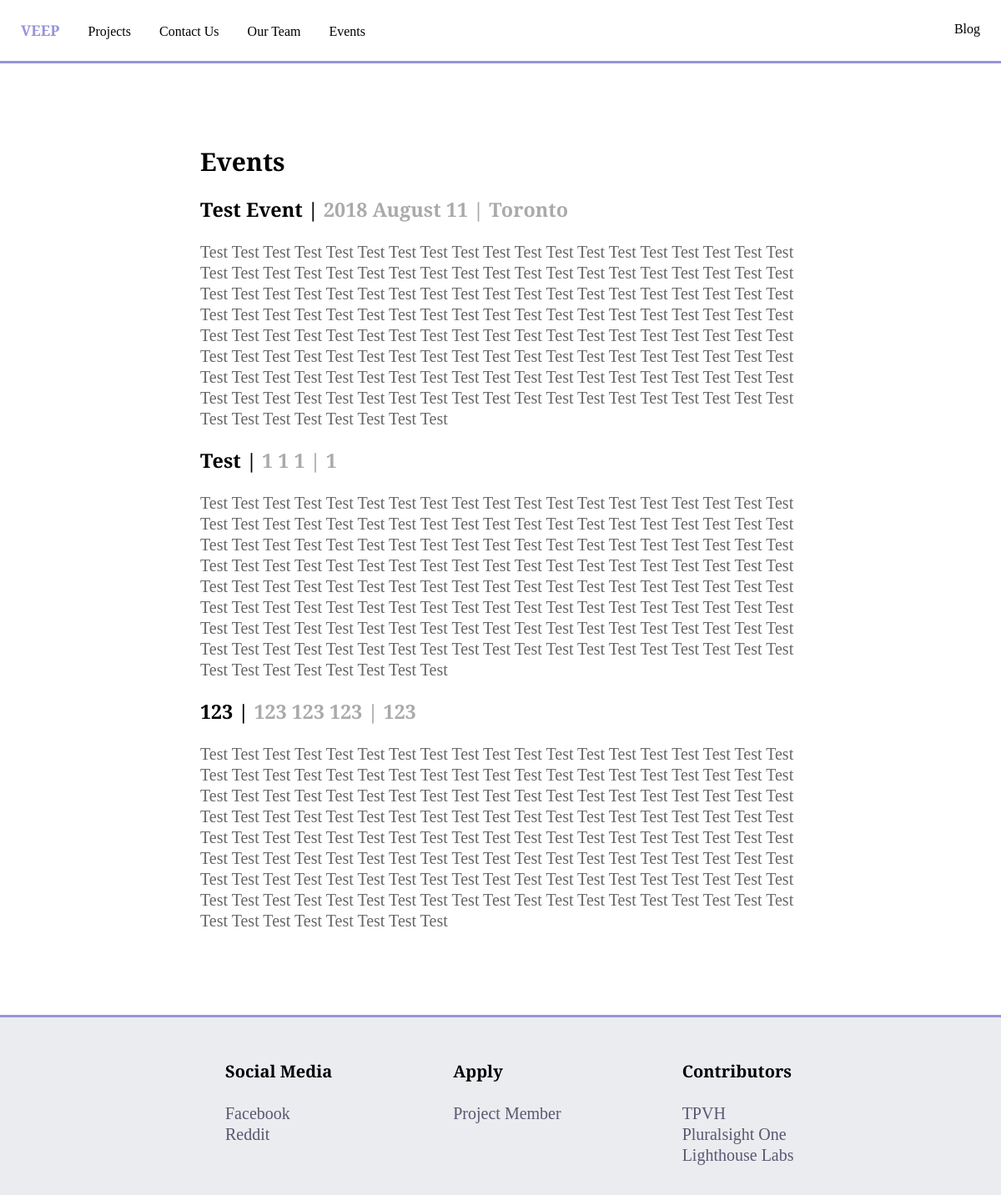
Before: /events with the older database file.
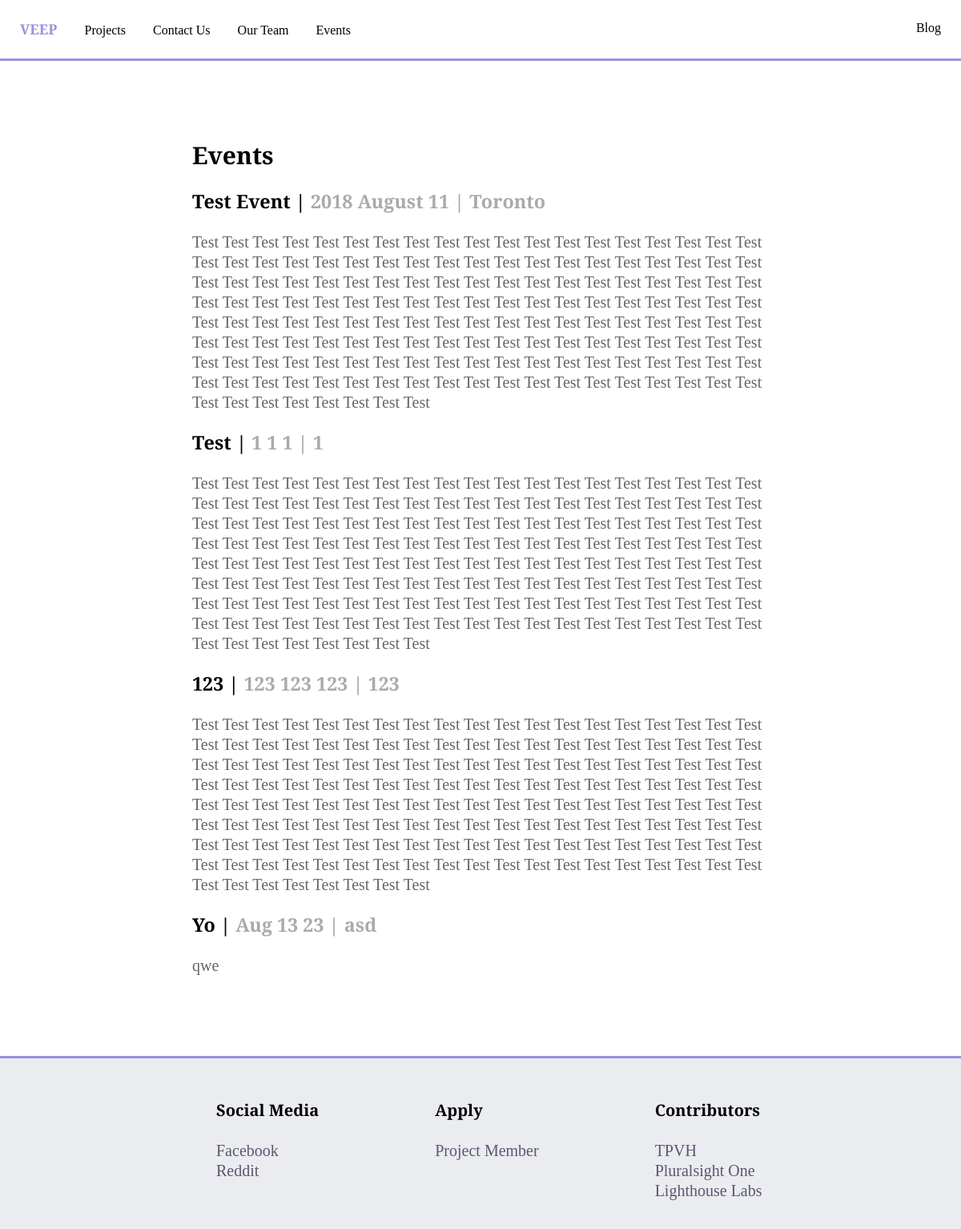
After: the same page with the newer database file.
### app/util/models.py (models this page shows, shortened)
class Event(db.Model):
    id = db.Column(db.Integer, primary_key=True)
    title = db.Column(db.String(128), index=True)
    date = db.Column(db.String(256), index=True)
    location = db.Column(db.String(128), index=True)
    desc = db.Column(db.String(65536), index=True)

### app/main/controllers.py (the view)
@main.route('/events')
def events():
    events = web_logic.get_all_events()
    return render_template("events.htm", events=events)

### app/dao/event_dao.py (called while the page is built)
def get_all_events():
    try:
        return Event.query.all()
    except OperationalError:
        return []

### app/logic/web_logic.py (called while the page is built)
def get_all_events():
    return event_dao.get_all_events()

### app/templates/events.htm
{% extends 'base.htm' %}
{% block stylesheets %}
<link rel="stylesheet" href="{{url_for('static', filename='css/events.css')}}">
{% endblock %}
{% block content %}
<div class="content">
    <h2>Events</h2>
    {% for event in events %}
    <h3 class="title">{{ event.title }} | <span class="faded">{{ event.date }} | {{ event.location }}</span></h3>
        <div class="text">
            {{ event.desc }}
        </div>
    {% endfor %}
</div>
{% endblock %}

Changed rows visible on the page:
added Event: title "Yo", date "Aug 13 23", location "asd", desc "qwe"
